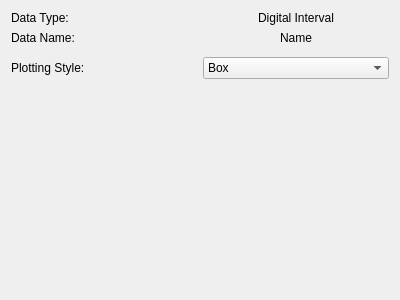
<?xml version="1.0" encoding="UTF-8"?>
<ui version="4.0">
 <class>MediaInterval_Widget</class>
 <widget class="QWidget" name="MediaInterval_Widget">
  <property name="geometry">
   <rect>
    <x>0</x>
    <y>0</y>
    <width>400</width>
    <height>300</height>
   </rect>
  </property>
  <property name="windowTitle">
   <string>Form</string>
  </property>
  <layout class="QVBoxLayout" name="verticalLayout">
   <item>
    <layout class="QHBoxLayout" name="horizontalLayout_2">
     <item>
      <widget class="QLabel" name="label">
       <property name="text">
        <string>Data Type:</string>
       </property>
      </widget>
     </item>
     <item>
      <widget class="QLabel" name="label_3">
       <property name="text">
        <string>Digital Interval</string>
       </property>
       <property name="alignment">
        <set>Qt::AlignmentFlag::AlignCenter</set>
       </property>
      </widget>
     </item>
    </layout>
   </item>
   <item>
    <layout class="QHBoxLayout" name="horizontalLayout_3">
     <item>
      <widget class="QLabel" name="label_4">
       <property name="text">
        <string>Data Name:</string>
       </property>
      </widget>
     </item>
     <item>
      <widget class="QLabel" name="name_label">
       <property name="text">
        <string>Name</string>
       </property>
       <property name="alignment">
        <set>Qt::AlignmentFlag::AlignCenter</set>
       </property>
      </widget>
     </item>
    </layout>
   </item>
   <item>
    <widget class="ColorPicker_Widget" name="color_picker" native="true"/>
   </item>
   <item>
    <layout class="QHBoxLayout" name="plotting_style_layout">
     <item>
      <widget class="QLabel" name="label_plotting_style">
       <property name="text">
        <string>Plotting Style:</string>
       </property>
      </widget>
     </item>
     <item>
      <widget class="QComboBox" name="plotting_style_combobox">
       <property name="toolTip">
        <string>Select the visualization style for interval indicators</string>
       </property>
       <item>
        <property name="text">
         <string>Box</string>
        </property>
       </item>
       <item>
        <property name="text">
         <string>Border</string>
        </property>
       </item>
      </widget>
     </item>
    </layout>
   </item>
   <item>
    <widget class="QStackedWidget" name="style_options_stack">
     <property name="currentIndex">
      <number>0</number>
     </property>
     <widget class="QWidget" name="box_style_page">
      <layout class="QVBoxLayout" name="box_style_layout">
       <item>
        <widget class="BoxIntervalStyle_Widget" name="box_style_widget" native="true"/>
       </item>
      </layout>
     </widget>
     <widget class="QWidget" name="border_style_page">
      <layout class="QVBoxLayout" name="border_style_layout">
       <item>
        <widget class="BorderIntervalStyle_Widget" name="border_style_widget" native="true"/>
       </item>
      </layout>
     </widget>
    </widget>
   </item>
   <item>
    <spacer name="verticalSpacer">
     <property name="orientation">
      <enum>Qt::Orientation::Vertical</enum>
     </property>
     <property name="sizeHint" stdset="0">
      <size>
       <width>20</width>
       <height>40</height>
      </size>
     </property>
    </spacer>
   </item>
  </layout>
 </widget>
 <customwidgets>
  <customwidget>
   <class>ColorPicker_Widget</class>
   <extends>QWidget</extends>
   <header>ColorPicker_Widget/ColorPicker_Widget.hpp</header>
   <container>1</container>
  </customwidget>
  <customwidget>
   <class>BoxIntervalStyle_Widget</class>
   <extends>QWidget</extends>
   <header>Media_Widget/UI/SubWidgets/MediaInterval_Widget/StyleWidgets/BoxIntervalStyle_Widget.hpp</header>
   <container>1</container>
  </customwidget>
  <customwidget>
   <class>BorderIntervalStyle_Widget</class>
   <extends>QWidget</extends>
   <header>Media_Widget/UI/SubWidgets/MediaInterval_Widget/StyleWidgets/BorderIntervalStyle_Widget.hpp</header>
   <container>1</container>
  </customwidget>
 </customwidgets>
 <resources/>
 <connections/>
</ui>
